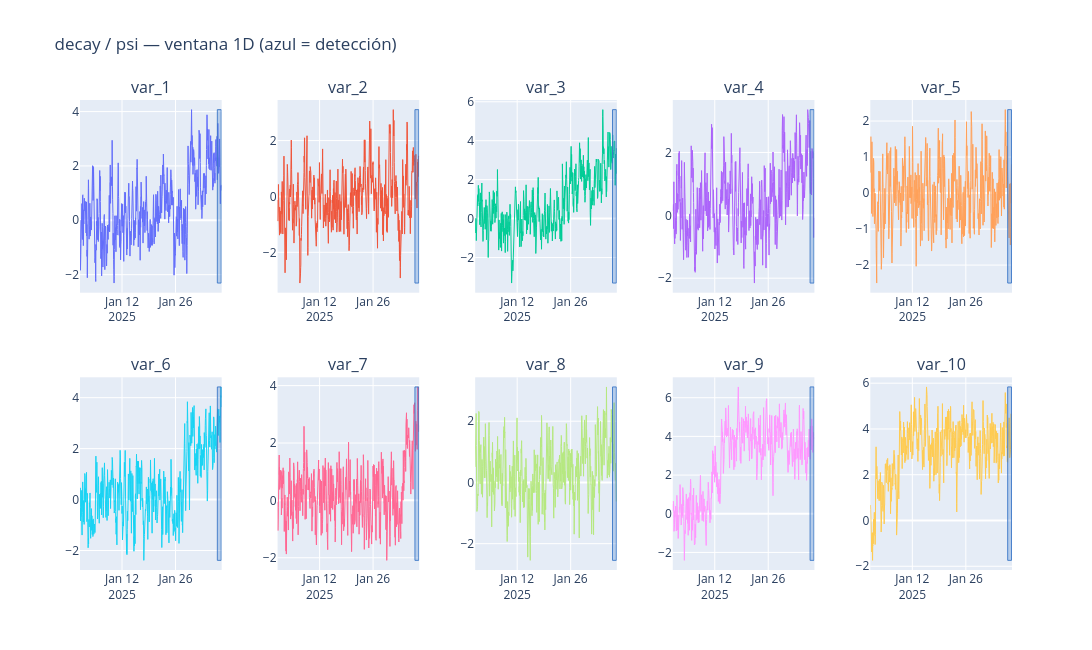
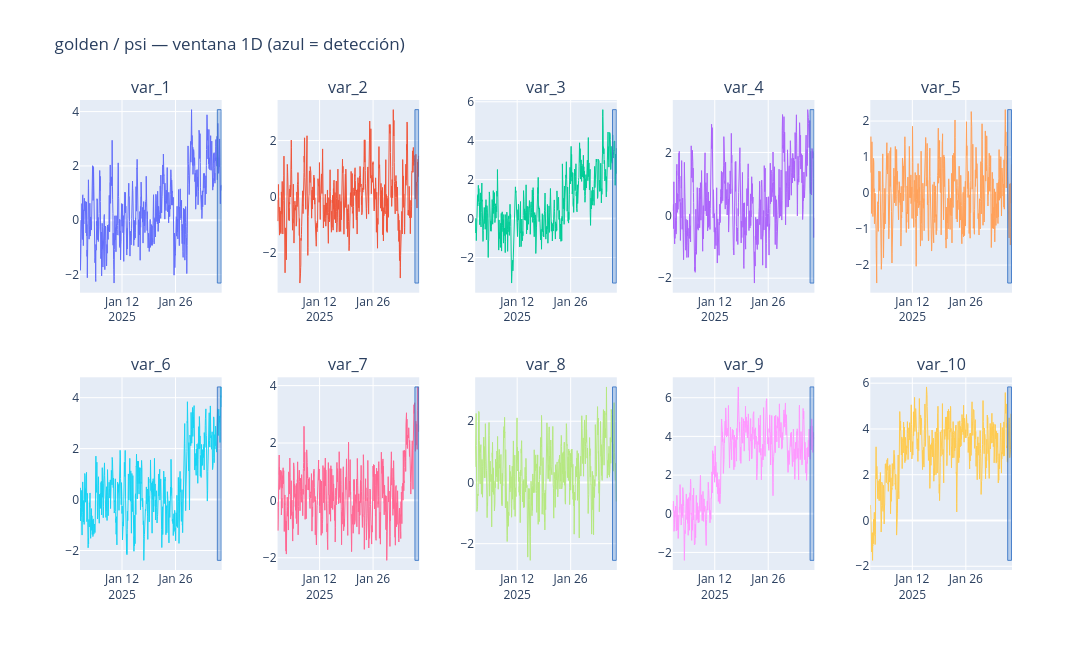

These figures' notebook cell, in order:
### Code cell
# Cambia la ventana según necesites: "6H", "12H", "1D", etc.
WIN = "1D"

# PSI (3 plots: decay/golden/seasonal)
plot_grid_by_combo("decay",   "psi", WIN, show_manual=False)
plot_grid_by_combo("golden",  "psi", WIN, show_manual=False)
plot_grid_by_combo("seasonal","psi", WIN, show_manual=False)

# WASSERSTEIN
plot_grid_by_combo("decay",   "wasserstein", WIN, show_manual=False)
plot_grid_by_combo("golden",  "wasserstein", WIN, show_manual=False)
plot_grid_by_combo("seasonal","wasserstein", WIN, show_manual=False)

# KS
plot_grid_by_combo("decay",   "ks", WIN, show_manual=False)
plot_grid_by_combo("golden",  "ks", WIN, show_manual=False)
plot_grid_by_combo("seasonal","ks", WIN, show_manual=False)

# MANN–WHITNEY
plot_grid_by_combo("decay",   "mannwhitney", WIN, show_manual=False)
plot_grid_by_combo("golden",  "mannwhitney", WIN, show_manual=False)
plot_grid_by_combo("seasonal","mannwhitney", WIN, show_manual=False)

### Figure 1 — Plotly figure (JSON) as saved in the notebook; plotly's stock layout.template omitted (floating-point values rounded to 4 significant figures; data arrays with more than 128 entries replaced by an {"elided": "..."} marker saying what was removed)
{"data": [{"line": {"width": 1}, "mode": "lines", "name": "var_1", "type": "scatter", "x": {"elided": "888 str values"}, "xaxis": "x", "y": {"elided": "888 float values"}, "yaxis": "y"}, {"line": {"width": 1}, "mode": "lines", "name": "var_2", "type": "scatter", "x": {"elided": "888 str values"}, "xaxis": "x2", "y": {"elided": "888 float values"}, "yaxis": "y2"}, {"line": {"width": 1}, "mode": "lines", "name": "var_3", "type": "scatter", "x": {"elided": "888 str values"}, "xaxis": "x3", "y": {"elided": "888 float values"}, "yaxis": "y3"}, {"line": {"width": 1}, "mode": "lines", "name": "var_4", "type": "scatter", "x": {"elided": "888 str values"}, "xaxis": "x4", "y": {"elided": "888 float values"}, "yaxis": "y4"}, {"line": {"width": 1}, "mode": "lines", "name": "var_5", "type": "scatter", "x": {"elided": "888 str values"}, "xaxis": "x5", "y": {"elided": "888 float values"}, "yaxis": "y5"}, {"line": {"width": 1}, "mode": "lines", "name": "var_6", "type": "scatter", "x": {"elided": "888 str values"}, "xaxis": "x6", "y": {"elided": "888 float values"}, "yaxis": "y6"}, {"line": {"width": 1}, "mode": "lines", "name": "var_7", "type": "scatter", "x": {"elided": "888 str values"}, "xaxis": "x7", "y": {"elided": "888 float values"}, "yaxis": "y7"}, {"line": {"width": 1}, "mode": "lines", "name": "var_8", "type": "scatter", "x": {"elided": "888 str values"}, "xaxis": "x8", "y": {"elided": "888 float values"}, "yaxis": "y8"}, {"line": {"width": 1}, "mode": "lines", "name": "var_9", "type": "scatter", "x": {"elided": "888 str values"}, "xaxis": "x9", "y": {"elided": "888 float values"}, "yaxis": "y9"}, {"line": {"width": 1}, "mode": "lines", "name": "var_10", "type": "scatter", "x": {"elided": "888 str values"}, "xaxis": "x10", "y": {"elided": "888 float values"}, "yaxis": "y10"}], "layout": {"annotations": [{"font": {"size": 16}, "showarrow": false, "text": "var_1", "x": 0.076, "xanchor": "center", "xref": "paper", "y": 1, "yanchor": "bottom", "yref": "paper"}, {"font": {"size": 16}, "showarrow": false, "text": "var_2", "x": 0.288, "xanchor": "center", "xref": "paper", "y": 1, "yanchor": "bottom", "yref": "paper"}, {"font": {"size": 16}, "showarrow": false, "text": "var_3", "x": 0.5, "xanchor": "center", "xref": "paper", "y": 1, "yanchor": "bottom", "yref": "paper"}, {"font": {"size": 16}, "showarrow": false, "text": "var_4", "x": 0.712, "xanchor": "center", "xref": "paper", "y": 1, "yanchor": "bottom", "yref": "paper"}, {"font": {"size": 16}, "showarrow": false, "text": "var_5", "x": 0.924, "xanchor": "center", "xref": "paper", "y": 1, "yanchor": "bottom", "yref": "paper"}, {"font": {"size": 16}, "showarrow": false, "text": "var_6", "x": 0.076, "xanchor": "center", "xref": "paper", "y": 0.41, "yanchor": "bottom", "yref": "paper"}, {"font": {"size": 16}, "showarrow": false, "text": "var_7", "x": 0.288, "xanchor": "center", "xref": "paper", "y": 0.41, "yanchor": "bottom", "yref": "paper"}, {"font": {"size": 16}, "showarrow": false, "text": "var_8", "x": 0.5, "xanchor": "center", "xref": "paper", "y": 0.41, "yanchor": "bottom", "yref": "paper"}, {"font": {"size": 16}, "showarrow": false, "text": "var_9", "x": 0.712, "xanchor": "center", "xref": "paper", "y": 0.41, "yanchor": "bottom", "yref": "paper"}, {"font": {"size": 16}, "showarrow": false, "text": "var_10", "x": 0.924, "xanchor": "center", "xref": "paper", "y": 0.41, "yanchor": "bottom", "yref": "paper"}], "height": 650, "shapes": [{"fillcolor": "rgba(60,120,200,0.28)", "line": {"color": "rgba(60,120,200,0.9)", "width": 1}, "type": "rect", "x0": "2025-02-05T23:00:00", "x1": "2025-02-06T23:00:00", "xref": "x", "y0": -2.309, "y1": 4.071, "yref": "y"}, {"fillcolor": "rgba(60,120,200,0.28)", "line": {"color": "rgba(60,120,200,0.9)", "width": 1}, "type": "rect", "x0": "2025-02-05T23:00:00", "x1": "2025-02-06T23:00:00", "xref": "x2", "y0": -3.101, "y1": 3.107, "yref": "y2"}, {"fillcolor": "rgba(60,120,200,0.28)", "line": {"color": "rgba(60,120,200,0.9)", "width": 1}, "type": "rect", "x0": "2025-02-05T23:00:00", "x1": "2025-02-06T23:00:00", "xref": "x3", "y0": -3.309, "y1": 5.595, "yref": "y3"}, {"fillcolor": "rgba(60,120,200,0.28)", "line": {"color": "rgba(60,120,200,0.9)", "width": 1}, "type": "rect", "x0": "2025-02-05T23:00:00", "x1": "2025-02-06T23:00:00", "xref": "x4", "y0": -2.154, "y1": 3.363, "yref": "y4"}, {"fillcolor": "rgba(60,120,200,0.28)", "line": {"color": "rgba(60,120,200,0.9)", "width": 1}, "type": "rect", "x0": "2025-02-05T23:00:00", "x1": "2025-02-06T23:00:00", "xref": "x5", "y0": -2.499, "y1": 2.317, "yref": "y5"}, {"fillcolor": "rgba(60,120,200,0.28)", "line": {"color": "rgba(60,120,200,0.9)", "width": 1}, "type": "rect", "x0": "2025-02-05T23:00:00", "x1": "2025-02-06T23:00:00", "xref": "x6", "y0": -2.387, "y1": 4.421, "yref": "y6"}, {"fillcolor": "rgba(60,120,200,0.28)", "line": {"color": "rgba(60,120,200,0.9)", "width": 1}, "type": "rect", "x0": "2025-02-05T23:00:00", "x1": "2025-02-06T23:00:00", "xref": "x7", "y0": -2.091, "y1": 3.954, "yref": "y7"}, {"fillcolor": "rgba(60,120,200,0.28)", "line": {"color": "rgba(60,120,200,0.9)", "width": 1}, "type": "rect", "x0": "2025-02-05T23:00:00", "x1": "2025-02-06T23:00:00", "xref": "x8", "y0": -2.545, "y1": 3.12, "yref": "y8"}, {"fillcolor": "rgba(60,120,200,0.28)", "line": {"color": "rgba(60,120,200,0.9)", "width": 1}, "type": "rect", "x0": "2025-02-05T23:00:00", "x1": "2025-02-06T23:00:00", "xref": "x9", "y0": -2.41, "y1": 6.557, "yref": "y9"}, {"fillcolor": "rgba(60,120,200,0.28)", "line": {"color": "rgba(60,120,200,0.9)", "width": 1}, "type": "rect", "x0": "2025-02-05T23:00:00", "x1": "2025-02-06T23:00:00", "xref": "x10", "y0": -1.742, "y1": 5.837, "yref": "y10"}], "showlegend": false, "title": {"text": "decay / psi — ventana 1D (azul = detección)"}, "width": 1200, "xaxis": {"anchor": "y", "domain": [0, 0.152], "showgrid": true}, "xaxis10": {"anchor": "y10", "domain": [0.848, 1], "showgrid": true}, "xaxis2": {"anchor": "y2", "domain": [0.212, 0.364], "showgrid": true}, "xaxis3": {"anchor": "y3", "domain": [0.424, 0.576], "showgrid": true}, "xaxis4": {"anchor": "y4", "domain": [0.636, 0.788], "showgrid": true}, "xaxis5": {"anchor": "y5", "domain": [0.848, 1], "showgrid": true}, "xaxis6": {"anchor": "y6", "domain": [0, 0.152], "showgrid": true}, "xaxis7": {"anchor": "y7", "domain": [0.212, 0.364], "showgrid": true}, "xaxis8": {"anchor": "y8", "domain": [0.424, 0.576], "showgrid": true}, "xaxis9": {"anchor": "y9", "domain": [0.636, 0.788], "showgrid": true}, "yaxis": {"anchor": "x", "domain": [0.59, 1], "showgrid": true}, "yaxis10": {"anchor": "x10", "domain": [0, 0.41], "showgrid": true}, "yaxis2": {"anchor": "x2", "domain": [0.59, 1], "showgrid": true}, "yaxis3": {"anchor": "x3", "domain": [0.59, 1], "showgrid": true}, "yaxis4": {"anchor": "x4", "domain": [0.59, 1], "showgrid": true}, "yaxis5": {"anchor": "x5", "domain": [0.59, 1], "showgrid": true}, "yaxis6": {"anchor": "x6", "domain": [0, 0.41], "showgrid": true}, "yaxis7": {"anchor": "x7", "domain": [0, 0.41], "showgrid": true}, "yaxis8": {"anchor": "x8", "domain": [0, 0.41], "showgrid": true}, "yaxis9": {"anchor": "x9", "domain": [0, 0.41], "showgrid": true}}}

### Figure 2 — Plotly figure (JSON) as saved in the notebook; plotly's stock layout.template omitted (floating-point values rounded to 4 significant figures; data arrays with more than 128 entries replaced by an {"elided": "..."} marker saying what was removed)
{"data": [{"line": {"width": 1}, "mode": "lines", "name": "var_1", "type": "scatter", "x": {"elided": "888 str values"}, "xaxis": "x", "y": {"elided": "888 float values"}, "yaxis": "y"}, {"line": {"width": 1}, "mode": "lines", "name": "var_2", "type": "scatter", "x": {"elided": "888 str values"}, "xaxis": "x2", "y": {"elided": "888 float values"}, "yaxis": "y2"}, {"line": {"width": 1}, "mode": "lines", "name": "var_3", "type": "scatter", "x": {"elided": "888 str values"}, "xaxis": "x3", "y": {"elided": "888 float values"}, "yaxis": "y3"}, {"line": {"width": 1}, "mode": "lines", "name": "var_4", "type": "scatter", "x": {"elided": "888 str values"}, "xaxis": "x4", "y": {"elided": "888 float values"}, "yaxis": "y4"}, {"line": {"width": 1}, "mode": "lines", "name": "var_5", "type": "scatter", "x": {"elided": "888 str values"}, "xaxis": "x5", "y": {"elided": "888 float values"}, "yaxis": "y5"}, {"line": {"width": 1}, "mode": "lines", "name": "var_6", "type": "scatter", "x": {"elided": "888 str values"}, "xaxis": "x6", "y": {"elided": "888 float values"}, "yaxis": "y6"}, {"line": {"width": 1}, "mode": "lines", "name": "var_7", "type": "scatter", "x": {"elided": "888 str values"}, "xaxis": "x7", "y": {"elided": "888 float values"}, "yaxis": "y7"}, {"line": {"width": 1}, "mode": "lines", "name": "var_8", "type": "scatter", "x": {"elided": "888 str values"}, "xaxis": "x8", "y": {"elided": "888 float values"}, "yaxis": "y8"}, {"line": {"width": 1}, "mode": "lines", "name": "var_9", "type": "scatter", "x": {"elided": "888 str values"}, "xaxis": "x9", "y": {"elided": "888 float values"}, "yaxis": "y9"}, {"line": {"width": 1}, "mode": "lines", "name": "var_10", "type": "scatter", "x": {"elided": "888 str values"}, "xaxis": "x10", "y": {"elided": "888 float values"}, "yaxis": "y10"}], "layout": {"annotations": [{"font": {"size": 16}, "showarrow": false, "text": "var_1", "x": 0.076, "xanchor": "center", "xref": "paper", "y": 1, "yanchor": "bottom", "yref": "paper"}, {"font": {"size": 16}, "showarrow": false, "text": "var_2", "x": 0.288, "xanchor": "center", "xref": "paper", "y": 1, "yanchor": "bottom", "yref": "paper"}, {"font": {"size": 16}, "showarrow": false, "text": "var_3", "x": 0.5, "xanchor": "center", "xref": "paper", "y": 1, "yanchor": "bottom", "yref": "paper"}, {"font": {"size": 16}, "showarrow": false, "text": "var_4", "x": 0.712, "xanchor": "center", "xref": "paper", "y": 1, "yanchor": "bottom", "yref": "paper"}, {"font": {"size": 16}, "showarrow": false, "text": "var_5", "x": 0.924, "xanchor": "center", "xref": "paper", "y": 1, "yanchor": "bottom", "yref": "paper"}, {"font": {"size": 16}, "showarrow": false, "text": "var_6", "x": 0.076, "xanchor": "center", "xref": "paper", "y": 0.41, "yanchor": "bottom", "yref": "paper"}, {"font": {"size": 16}, "showarrow": false, "text": "var_7", "x": 0.288, "xanchor": "center", "xref": "paper", "y": 0.41, "yanchor": "bottom", "yref": "paper"}, {"font": {"size": 16}, "showarrow": false, "text": "var_8", "x": 0.5, "xanchor": "center", "xref": "paper", "y": 0.41, "yanchor": "bottom", "yref": "paper"}, {"font": {"size": 16}, "showarrow": false, "text": "var_9", "x": 0.712, "xanchor": "center", "xref": "paper", "y": 0.41, "yanchor": "bottom", "yref": "paper"}, {"font": {"size": 16}, "showarrow": false, "text": "var_10", "x": 0.924, "xanchor": "center", "xref": "paper", "y": 0.41, "yanchor": "bottom", "yref": "paper"}], "height": 650, "shapes": [{"fillcolor": "rgba(60,120,200,0.28)", "line": {"color": "rgba(60,120,200,0.9)", "width": 1}, "type": "rect", "x0": "2025-02-05T23:00:00", "x1": "2025-02-06T23:00:00", "xref": "x", "y0": -2.309, "y1": 4.071, "yref": "y"}, {"fillcolor": "rgba(60,120,200,0.28)", "line": {"color": "rgba(60,120,200,0.9)", "width": 1}, "type": "rect", "x0": "2025-02-05T23:00:00", "x1": "2025-02-06T23:00:00", "xref": "x2", "y0": -3.101, "y1": 3.107, "yref": "y2"}, {"fillcolor": "rgba(60,120,200,0.28)", "line": {"color": "rgba(60,120,200,0.9)", "width": 1}, "type": "rect", "x0": "2025-02-05T23:00:00", "x1": "2025-02-06T23:00:00", "xref": "x3", "y0": -3.309, "y1": 5.595, "yref": "y3"}, {"fillcolor": "rgba(60,120,200,0.28)", "line": {"color": "rgba(60,120,200,0.9)", "width": 1}, "type": "rect", "x0": "2025-02-05T23:00:00", "x1": "2025-02-06T23:00:00", "xref": "x4", "y0": -2.154, "y1": 3.363, "yref": "y4"}, {"fillcolor": "rgba(60,120,200,0.28)", "line": {"color": "rgba(60,120,200,0.9)", "width": 1}, "type": "rect", "x0": "2025-02-05T23:00:00", "x1": "2025-02-06T23:00:00", "xref": "x5", "y0": -2.499, "y1": 2.317, "yref": "y5"}, {"fillcolor": "rgba(60,120,200,0.28)", "line": {"color": "rgba(60,120,200,0.9)", "width": 1}, "type": "rect", "x0": "2025-02-05T23:00:00", "x1": "2025-02-06T23:00:00", "xref": "x6", "y0": -2.387, "y1": 4.421, "yref": "y6"}, {"fillcolor": "rgba(60,120,200,0.28)", "line": {"color": "rgba(60,120,200,0.9)", "width": 1}, "type": "rect", "x0": "2025-02-05T23:00:00", "x1": "2025-02-06T23:00:00", "xref": "x7", "y0": -2.091, "y1": 3.954, "yref": "y7"}, {"fillcolor": "rgba(60,120,200,0.28)", "line": {"color": "rgba(60,120,200,0.9)", "width": 1}, "type": "rect", "x0": "2025-02-05T23:00:00", "x1": "2025-02-06T23:00:00", "xref": "x8", "y0": -2.545, "y1": 3.12, "yref": "y8"}, {"fillcolor": "rgba(60,120,200,0.28)", "line": {"color": "rgba(60,120,200,0.9)", "width": 1}, "type": "rect", "x0": "2025-02-05T23:00:00", "x1": "2025-02-06T23:00:00", "xref": "x9", "y0": -2.41, "y1": 6.557, "yref": "y9"}, {"fillcolor": "rgba(60,120,200,0.28)", "line": {"color": "rgba(60,120,200,0.9)", "width": 1}, "type": "rect", "x0": "2025-02-05T23:00:00", "x1": "2025-02-06T23:00:00", "xref": "x10", "y0": -1.742, "y1": 5.837, "yref": "y10"}], "showlegend": false, "title": {"text": "golden / psi — ventana 1D (azul = detección)"}, "width": 1200, "xaxis": {"anchor": "y", "domain": [0, 0.152], "showgrid": true}, "xaxis10": {"anchor": "y10", "domain": [0.848, 1], "showgrid": true}, "xaxis2": {"anchor": "y2", "domain": [0.212, 0.364], "showgrid": true}, "xaxis3": {"anchor": "y3", "domain": [0.424, 0.576], "showgrid": true}, "xaxis4": {"anchor": "y4", "domain": [0.636, 0.788], "showgrid": true}, "xaxis5": {"anchor": "y5", "domain": [0.848, 1], "showgrid": true}, "xaxis6": {"anchor": "y6", "domain": [0, 0.152], "showgrid": true}, "xaxis7": {"anchor": "y7", "domain": [0.212, 0.364], "showgrid": true}, "xaxis8": {"anchor": "y8", "domain": [0.424, 0.576], "showgrid": true}, "xaxis9": {"anchor": "y9", "domain": [0.636, 0.788], "showgrid": true}, "yaxis": {"anchor": "x", "domain": [0.59, 1], "showgrid": true}, "yaxis10": {"anchor": "x10", "domain": [0, 0.41], "showgrid": true}, "yaxis2": {"anchor": "x2", "domain": [0.59, 1], "showgrid": true}, "yaxis3": {"anchor": "x3", "domain": [0.59, 1], "showgrid": true}, "yaxis4": {"anchor": "x4", "domain": [0.59, 1], "showgrid": true}, "yaxis5": {"anchor": "x5", "domain": [0.59, 1], "showgrid": true}, "yaxis6": {"anchor": "x6", "domain": [0, 0.41], "showgrid": true}, "yaxis7": {"anchor": "x7", "domain": [0, 0.41], "showgrid": true}, "yaxis8": {"anchor": "x8", "domain": [0, 0.41], "showgrid": true}, "yaxis9": {"anchor": "x9", "domain": [0, 0.41], "showgrid": true}}}
